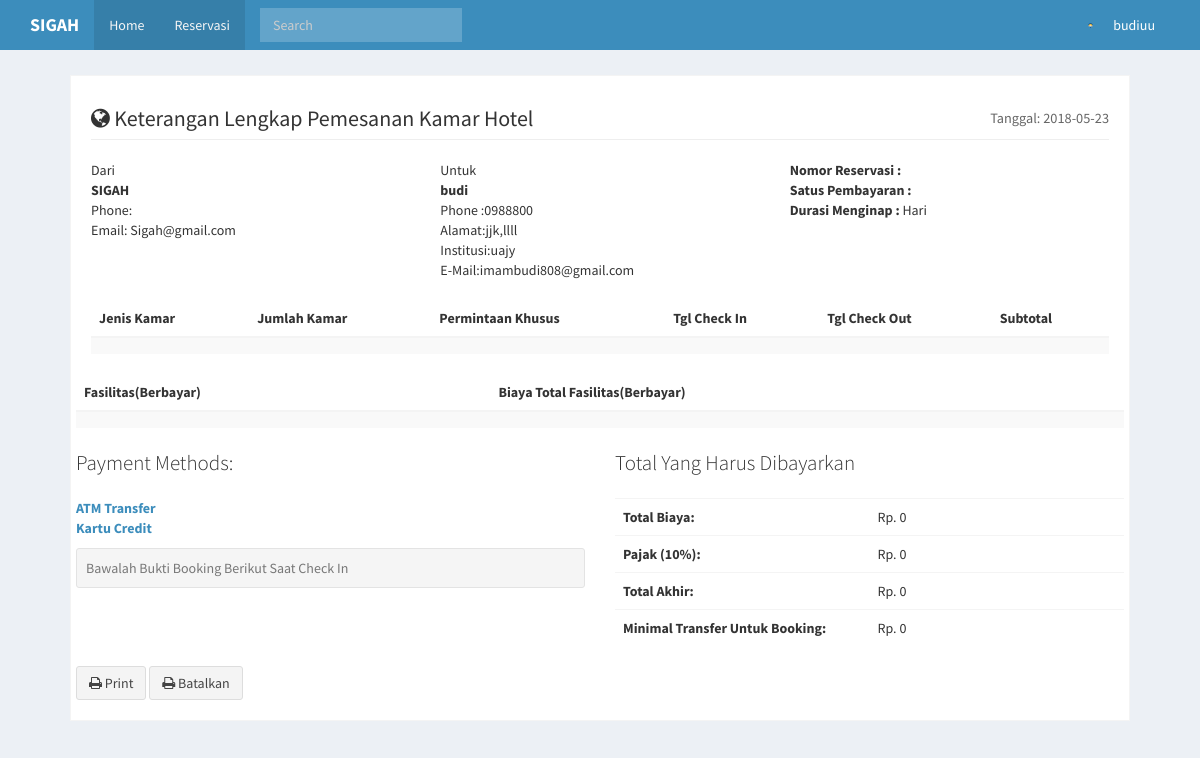
The page /11detailreservasi.php (signed in) on the database its author committed.
### tables this page shows
CREATE TABLE `pelanggan` (
  `ID_PELANGGAN` int(11) NOT NULL,
  `NAMA_PELANGGAN` varchar(50) DEFAULT NULL,
  `NO_IDENTITAS` varchar(20) DEFAULT NULL,
  `NAMA_INSTITUSI` varchar(30) DEFAULT NULL,
  `NO_TELEPON` varchar(12) DEFAULT NULL,
  `ALAMAT_PELANGGAN` varchar(200) DEFAULT NULL,
  `EMAIL_PELANGGAN` varchar(100) DEFAULT NULL,
  `STATUS_PELANGGAN` varchar(20) DEFAULT NULL,
  `USERNAME_PEL` varchar(20) DEFAULT NULL,
  `PASSWORD_PEL` varchar(20) DEFAULT NULL,
  `ID_DISPLAY_PICT` int(11) DEFAULT NULL,
  `TGL_RESERVASI_PERTAMA` date DEFAULT NULL
);

### 11detailreservasi.php (the view, shortened to what this page needs)
<?php
include("connection.php");
$pengunjung=$_SESSION['USERNAME_PEL'];
$queryPel="select * from pelanggan where username_pel='$pengunjung'";
$resultPel=mysqli_query($link,$queryPel);
$datapel=mysqli_fetch_assoc($resultPel);
$nama_pelanggan=$datapel['NAMA_PELANGGAN'];
$no_telp_pel=$datapel['NO_TELEPON'];
$alamat_pel=$datapel['ALAMAT_PELANGGAN'];
$institusi=$datapel['NAMA_INSTITUSI'];
$email_pel=$datapel['EMAIL_PELANGGAN'];
$nomor_reservasi=$_SESSION["NOMOR_RESERVASI"];
$jumlah_tidur=$_SESSION['JUMLAH_TIDUR'];
$sub_total=$_SESSION['SUB_TOTAL'];
$jenis_kamar=$_SESSION['JENIS_KAMAR'];
$tglCheckin=$_SESSION['CHECKIN'];
$tglCheckout=$_SESSION['CHECKOUT'];
$durasi=$_SESSION['DURASI'];
$today=date('Y-m-d');
$totalsemua=$hargatotal+$sub_total;
$pajak=$totalsemua*(10/100);
$totalakhir=$totalsemua+$pajak;
$deposit=$totalakhir/2;
?>
<!DOCTYPE html>
<html>
<head>
  <link rel="stylesheet" href="asset/bower_components/bootstrap/dist/css/bootstrap.min.css">
  <link rel="stylesheet" href="asset/bower_components/font-awesome/css/font-awesome.min.css">
  <link rel="stylesheet" href="asset/bower_components/Ionicons/css/ionicons.min.css">
  <link rel="stylesheet" href="asset/bower_components/bootstrap-daterangepicker/daterangepicker.css">
  <link rel="stylesheet" href="asset/bower_components/bootstrap-datepicker/dist/css/bootstrap-datepicker.min.css">
  <link rel="stylesheet" href="asset/plugins/iCheck/all.css">
  <link rel="stylesheet" href="asset/bower_components/bootstrap-colorpicker/dist/css/bootstrap-colorpicker.min.css">
  <link rel="stylesheet" href="asset/plugins/timepicker/bootstrap-timepicker.min.css">
  <link rel="stylesheet" href="asset/bower_components/select2/dist/css/select2.min.css">
  <link rel="stylesheet" href="asset/dist/css/AdminLTE.min.css">
  <link rel="stylesheet" href="asset/dist/css/skins/_all-skins.min.css">
</head>
<body class="hold-transition skin-blue layout-top-nav">
<div class="wrapper">
  <?php
include("navbar2.php");
?>
  <div class="content-wrapper">
    <div class="container">
      <section class="content-header">
      <section class="invoice">
      <div class="row">
        <div class="col-xs-12">
          <h2 class="page-header">
            <i class="fa fa-globe"></i> Keterangan Lengkap Pemesanan Kamar Hotel
            <small class="pull-right">Tanggal: <?php echo"$today"; ?></small>
          </h2>
        </div>
      </div>
      <div class="row invoice-info">
        <div class="col-sm-4 invoice-col">
          Dari
          <address>
            <strong>SIGAH</strong><br>
            Phone:<br>
            Email: Sigah@gmail.com
          </address>
        </div>
        <div class="col-sm-4 invoice-col">
          Untuk
          <address>
            <strong><?php echo "$nama_pelanggan"; ?></strong><br>
            <?php
            echo "Phone :$no_telp_pel";
            echo "<br>";
            echo "Alamat:$alamat_pel";
            echo "<br>";
            echo "Institusi:$institusi";
            echo "<br>";
            echo "E-Mail:$email_pel";
            ?>
          </address>
        </div>
        <div class="col-sm-4 invoice-col">
          <b>Nomor Reservasi  :</b><?php echo"$nomor_reservasi";?><br>
          <b>Satus Pembayaran  :</b><?php echo"$statusbayar";?><br>
          <b>Durasi Menginap  :</b><?php echo"$durasi Hari";?><br>
        </div>
      </div>
      <div class="row">
        <div class="col-xs-12 table-responsive">
          <table class="table table-striped">
            <thead>
            <tr>
              <th>Jenis Kamar</th>
              <th>Jumlah Kamar</th>
              <th>Permintaan Khusus</th>
              <th>Tgl Check In</th>
              <th>Tgl Check Out</th>
              <th>Subtotal</th>
            </tr>
            </thead>
            <tbody>
            <tr>
              <td><?php  echo "$jenis_kamar";?></td>
              <td><?php  echo "$jumlah_tidur";?></td>
              <td><?php  echo "$temppermintaan";?></td>
              <td><?php  echo "$tglCheckin";?></td>
              <td><?php  echo "$tglCheckout";?></td>
              <td><?php  echo "$sub_total";?></td>
            </tr>
            </tbody>
          </table>
        </div>
        <div class="row">
        <div class="col-xs-12 table-responsive">
          <table class="table table-striped">
            <thead>
            <tr>
              <th>Fasilitas(Berbayar)</th>
              <th>Biaya Total Fasilitas(Berbayar)</th>
            </tr>
            </thead>
            <tbody>
            <tr>
              <td><?php  echo "$fasilitasberbayar";?></td>
              <td><?php echo "$hargatotal";?></td>
            </tr>
            </tbody>
          </table>
        </div>
      </div>
      <div class="row">
        <div class="col-xs-6">
          <p class="lead">Payment Methods:</p>
          <b><a href="11transferatm.php">ATM Transfer</a></b><br>
          <b><a href="11transfercc.php">Kartu Credit</a></b>
          <p class="text-muted well well-sm no-shadow" style="margin-top: 10px;">
            Bawalah Bukti Booking Berikut Saat Check In
          </p>
        </div>
        <div class="col-xs-6">
          <p class="lead">Total Yang Harus Dibayarkan</p>
          <div class="table-responsive">
            <table class="table">
              <tbody><tr>
                <th style="width:50%">Total Biaya:</th>
                <td><?php echo "Rp. $totalsemua";?></td>
              </tr>
              <tr>
                <th>Pajak (10%):</th>
                <td><?php echo "Rp. $pajak";?></td>
              </tr>
              <tr>
                <th>Total Akhir:</th>
                <td><?php echo "Rp. $totalakhir";?></td>
              </tr>
              <tr>
                <th>Minimal Transfer Untuk Booking:</th>
                <td><?php echo "Rp. $deposit";?></td>
              </tr>
            </tbody></table>
          </div>
        </div>
      </div>
      <div class="row no-print">
        <div class="col-xs-12">
          <a href="11detailreservasiprint.php" target="_blank" class="btn btn-default"><i class="fa fa-print"></i> Print</a>
          <a href="11batalreservasi.php" target="_blank" class="btn btn-default"><i class="fa fa-print"></i> Batalkan</a>
        </div>
      </div>
    </section>
	  </section>
    </div>
  </div>
</body>
</html>

### rows shown on the page
pelanggan: NAMA_PELANGGAN "budi", NO_TELEPON "0988800", ALAMAT_PELANGGAN "jjk,llll", NAMA_INSTITUSI "uajy", EMAIL_PELANGGAN "imambudi808@gmail.com"

### other values the page prints
$pengunjung "budiuu"
$totalsemua "0"
$pajak "0"
$totalakhir "0"
$deposit "0"
